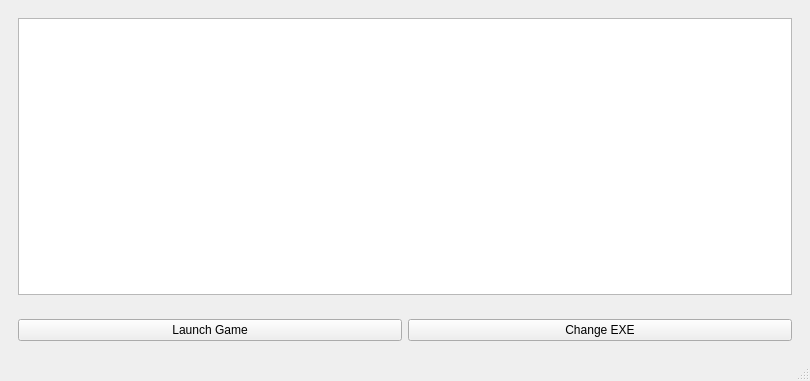
<?xml version="1.0" encoding="UTF-8"?>
<ui version="4.0">
 <class>MainWindow</class>
 <widget class="QMainWindow" name="MainWindow">
  <property name="geometry">
   <rect>
    <x>0</x>
    <y>0</y>
    <width>810</width>
    <height>381</height>
   </rect>
  </property>
  <property name="windowTitle">
   <string>MainWindow</string>
  </property>
  <widget class="QWidget" name="centralwidget">
   <layout class="QVBoxLayout" name="verticalLayout">
    <item>
     <widget class="QWidget" name="infoBoxWidget" native="true">
      <layout class="QHBoxLayout" name="horizontalLayout_2">
       <item>
        <widget class="QTextEdit" name="gameInfoBox">
         <property name="readOnly">
          <bool>true</bool>
         </property>
        </widget>
       </item>
      </layout>
     </widget>
    </item>
    <item>
     <widget class="QWidget" name="buttonWidget" native="true">
      <property name="maximumSize">
       <size>
        <width>16777215</width>
        <height>50</height>
       </size>
      </property>
      <layout class="QHBoxLayout" name="horizontalLayout">
       <item>
        <widget class="QPushButton" name="launchButton">
         <property name="text">
          <string>Launch Game</string>
         </property>
        </widget>
       </item>
       <item>
        <widget class="QPushButton" name="changeEXEButton">
         <property name="text">
          <string>Change EXE</string>
         </property>
        </widget>
       </item>
      </layout>
     </widget>
    </item>
   </layout>
  </widget>
  <widget class="QMenuBar" name="menubar">
   <property name="geometry">
    <rect>
     <x>0</x>
     <y>0</y>
     <width>810</width>
     <height>30</height>
    </rect>
   </property>
  </widget>
  <widget class="QStatusBar" name="statusbar"/>
 </widget>
 <resources/>
 <connections/>
</ui>
